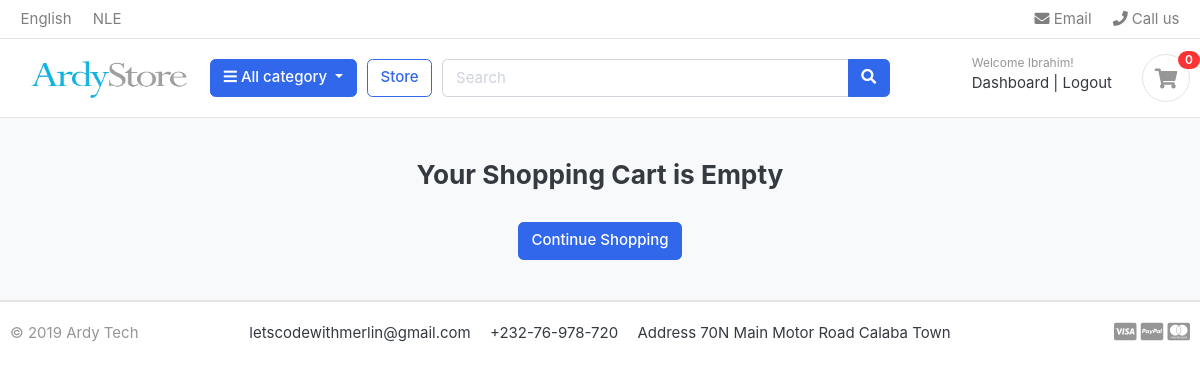
The app's page /cart/ (signed in), older data.
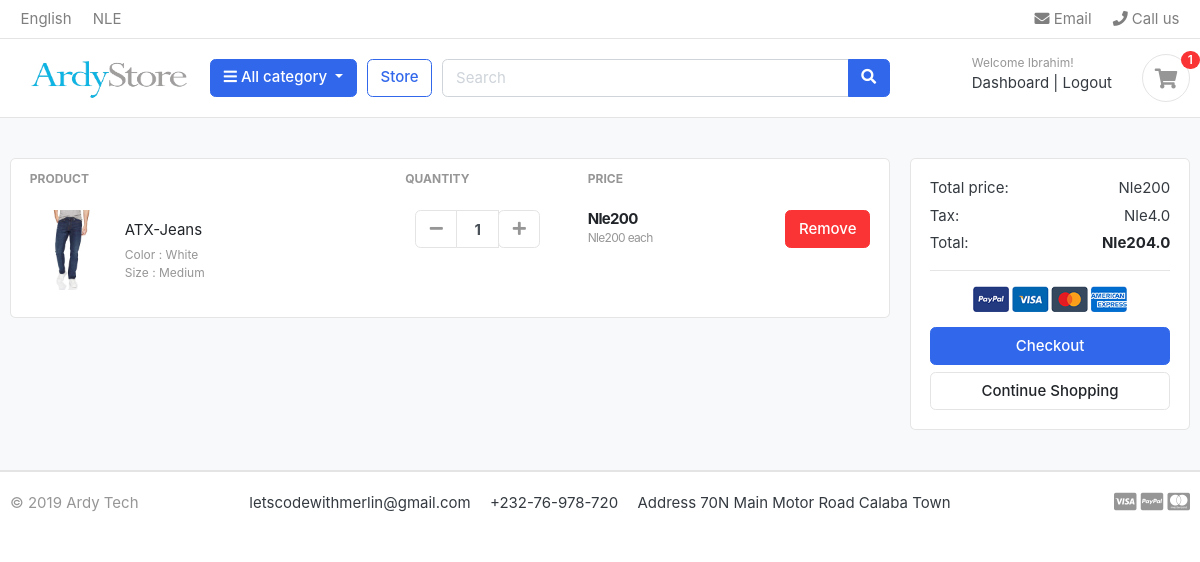
The same page, newer data.
### accounts/models.py (models this page shows, shortened)
class Account(AbstractBaseUser):
    first_name      = models.CharField(max_length=50)
    last_name       = models.CharField(max_length=50)
    username        = models.CharField(max_length=50, unique=True)
    email           = models.EmailField(max_length=100, unique=True)
    phone_number    = models.CharField(max_length=50)
    date_joined     = models.DateTimeField(auto_now_add=True)
    last_login      = models.DateTimeField(auto_now_add=True)
    is_admin        = models.BooleanField(default=False)
    is_staff        = models.BooleanField(default=False)
    is_active        = models.BooleanField(default=False)
    is_superadmin        = models.BooleanField(default=False)
    USERNAME_FIELD = 'email'
    REQUIRED_FIELDS = ['username', 'first_name', 'last_name']
    objects = MyAccountManager()

### carts/models.py (models this page shows, shortened)
class CartItem(models.Model):
    user = models.ForeignKey(Account, on_delete=models.CASCADE, null=True)
    product = models.ForeignKey(Product, on_delete=models.CASCADE)
    variations = models.ManyToManyField(Variation, blank=True)
    cart    = models.ForeignKey(Cart, on_delete=models.CASCADE, null=True)
    quantity = models.IntegerField()
    is_active = models.BooleanField(default=True)
    def sub_total(self):
        return self.product.price * self.quantity

### store/models.py (models this page shows, shortened)
class Product(models.Model):
    product_name = models.CharField(max_length=200, unique=True)
    slug         = models.SlugField(max_length=200, unique=True)
    description  = models.TextField(max_length=500, blank=True)
    price        = models.IntegerField()
    images       = models.ImageField(upload_to='photos/products')
    stock        = models.IntegerField()
    is_available = models.BooleanField(default=True)
    category     = models.ForeignKey(Category, on_delete=models.CASCADE)
    created_date = models.DateTimeField(auto_now_add=True)
    modified_date = models.DateTimeField(auto_now=True)
    def get_url(self):
        return reverse('product_detail', args=[self.category.slug, self.slug])

class Variation(models.Model):
    product = models.ForeignKey(Product, on_delete=models.CASCADE)
    variation_category = models.CharField(max_length=100, choices=variation_category_choice)
    variation_value     = models.CharField(max_length=100)
    is_active           = models.BooleanField(default=True)
    created_date        = models.DateTimeField(auto_now=True)
    objects = VariationManager()

### carts/views.py (the view)
# urls.py: path('', views.cart, name='cart'),
def cart(request, total=0, quantity=0, cart_items=None):
    try:
        tax = 0
        grand_total = 0
        if request.user.is_authenticated:
            cart_items = CartItem.objects.filter(user=request.user, is_active=True)
        else:
            cart = Cart.objects.get(cart_id=_cart_id(request))
            cart_items = CartItem.objects.filter(cart=cart, is_active=True)
        for cart_item in cart_items:
            total += (cart_item.product.price * cart_item.quantity)
            quantity += cart_item.quantity
        tax = (2 * total)/100
        grand_total = total + tax
    except ObjectDoesNotExist:
        pass #just ignore
    context = {
        'total': total,
        'quantity': quantity,
        'cart_items': cart_items,
        'tax': tax,
        "grand_total":grand_total
    }
    return render(request, 'store/cart.html',context)

### carts/context_processors.py (called while the page is built)
def counter(request):
    cart_count = 0
    if 'admin' in request.path:
        return {}
    else:
        try:
            cart = Cart.objects.filter(cart_id=_cart_id(request))
            if request.user.is_authenticated:
                cart_items = CartItem.objects.all().filter(user=request.user)
            else:
                cart_items = CartItem.objects.all().filter(cart=cart[:1])
            for cart_item in cart_items:
                cart_count += cart_item.quantity
        except Cart.DoesNotExist:
            cart_count = 0
    return dict(cart_count=cart_count)

### carts/views.py (called while the page is built)
def _cart_id(request):
    cart = request.session.session_key
    if not cart:
        cart = request.session.create()
    return cart

### category/context_processors.py (called while the page is built)
def menu_links(request):
    links = Category.objects.all()
    return dict(links=links)

### category/models.py (called while the page is built)
    def get_url(self):
        return reverse('products_by_category', args=[self.slug])

### templates/store/cart.html (shortened to what this page needs)
{% extends 'base.html' %}
{% load static %}
{% block content %}
<section class="section-content padding-y bg">
<div class="container">
{% if not cart_items %}
<h3 class="text-center">Your Shopping Cart is Empty</h3>
<br>
<div class="text-center">
    <a href="{% url 'store' %}" class="btn btn-primary">Continue Shopping</a>
</div>
{% else %}
<div class="row">
	<aside class="col-lg-9">
<div class="card">
<table class="table table-borderless table-shopping-cart">
<thead class="text-muted">
<tr class="small text-uppercase">
  <th scope="col">Product</th>
  <th scope="col" width="120">Quantity</th>
  <th scope="col" width="120">Price</th>
  <th scope="col" class="text-right" width="200"> </th>
</tr>
</thead>
<tbody>
    {% for cart_item in cart_items  %}
<tr>
	<td>
		<figure class="itemside align-items-center">
			<div class="aside"><img src="{{cart_item.product.images.url}}" class="img-sm"></div>
			<figcaption class="info">
				<a href="{{ cart_item.product.get_url }}" class="title text-dark">{{cart_item.product.product_name}}</a>
				<p class="text-muted small">
					{% if cart_item.variations.all %}
					{% for item in cart_item.variations.all %}
					{{ item.variation_category | capfirst }} : {{ item.variation_value | capfirst}} <br>
					{% endfor %}
					{% endif %}
				</p>
			</figcaption>
		</figure>
	</td>
	<td>
					<div class="col">
						<div class="input-group input-spinner">
							<div class="input-group-prepend">
							<a href="{% url 'remove_cart' cart_item.product.id cart_item.id %}" class="btn btn-light" type="button" id="button-plus"> <i class="fa fa-minus"></i> </a>
							</div>
							<input type="text" class="form-control"  value="{{cart_item.quantity}}">
							<div class="input-group-append">
								<form action="{% url 'add_cart' cart_item.product.id %}" method="post">
									<button  class="btn btn-light" type="submit" id="button-minus"> <i class="fa fa-plus"></i> </button>
								</form>
							</div>
						</div>
					</div>
	</td>
	<td>
		<div class="price-wrap">
			<var class="price">Nle{{cart_item.sub_total}}</var>
			<small class="text-muted"> Nle{{cart_item.product.price}} each </small>
		</div>
	</td>
	<td class="text-right">
	<a href="{% url 'remove_cart_item' cart_item.product.id cart_item.id %}" onclick="return confirm('Are you sure you want to deete this item?')" class="btn btn-danger"> Remove</a>
	</td>
</tr>
{% endfor %}
</tbody>
</table>
</div>
	</aside>
	<aside class="col-lg-3">
		<div class="card">
		<div class="card-body">
			<dl class="dlist-align">
			  <dt>Total price:</dt>
			  <dd class="text-right">Nle{{total}}</dd>
			</dl>
			<dl class="dlist-align">
			  <dt>Tax:</dt>
			  <dd class="text-right"> Nle{{tax}}</dd>
			</dl>
			<dl class="dlist-align">
			  <dt>Total:</dt>
			  <dd class="text-right text-dark b"><strong>Nle{{grand_total}}</strong></dd>
			</dl>
			<hr>
			<p class="text-center mb-3">
				<img src="{% static './images/misc/payments.png' %}" height="26">
			</p>
			<a href="{%url 'checkout' %}" class="btn btn-primary btn-block"> Checkout </a>
			<a href="{% url 'store' %}" class="btn btn-light btn-block">Continue Shopping</a>
		</div>
		</div>
</aside>
</div>
{% endif %}
</div>
</section>
{% endblock %}

### templates/base.html (shortened to what this page needs)
{% load static %}
<!DOCTYPE HTML>
<html lang="en">
<head>
<link href="{% static 'css/bootstrap.css' %}" rel="stylesheet" type="text/css"/>
<link href="{% static 'fonts/fontawesome/css/all.min.css' %}" type="text/css" rel="stylesheet">
<link href="{% static 'css/ui.css' %}" rel="stylesheet" type="text/css"/>
<link href="{% static 'css/responsive.css' %}" rel="stylesheet" media="only screen and (max-width: 1200px)" />
</head>
<body>
 {% include 'includes/navbar.html' %}
{% block content %}{% endblock %}
 {% include 'includes/footer.html' %}

### templates/includes/navbar.html (shortened to what this page needs)
{% load static %}
<header class="section-header">
<nav class="navbar p-md-0 navbar-expand-sm navbar-light border-bottom">
<div class="container">
  <div class="collapse navbar-collapse" id="navbarTop4">
    <ul class="navbar-nav mr-auto">
    	<li class="nav-item dropdown">
		 	<a href="#" class="nav-link">   English </a>
		</li>
		<li class="nav-item dropdown">
			<a href="#" class="nav-link"> NLE </a>
		</li>
    </ul>
    <ul class="navbar-nav">
		<li><a href="#" class="nav-link"> <i class="fa fa-envelope"></i> Email </a></li>
		<li><a href="#" class="nav-link"> <i class="fa fa-phone"></i> Call us </a></li>
	</ul>
  </div>
</div>
</nav>
<section class="header-main border-bottom">
	<div class="container">
<div class="row align-items-center">
	<div class="col-lg-2 col-md-3 col-6">
		<a href="{% url 'home' %}" class="brand-wrap">
			<img width="200px" height="120px" style="margin-top: -40px;margin-bottom: -40px;" src="{% static 'images/slogo.png' %}">
		</a>
	</div>
	<div class="col-lg col-sm col-md col-6 flex-grow-0">
		<div class="category-wrap dropdown d-inline-block float-right">
			<button type="button" class="btn btn-primary dropdown-toggle" data-toggle="dropdown">
				<i class="fa fa-bars"></i> All category
			</button>
		</div>
	</div>
	<a href="{% url 'store' %}" class="btn btn-outline-primary">Store</a>
	<div class="col-lg  col-md-6 col-sm-12 col">
		<form action="{% url 'search' %}" class="search" method="GET">
			<div class="input-group w-100">
			    <input type="text" class="form-control" style="width:60%;" name="keyword" placeholder="Search">
			    <div class="input-group-append">
			      <button class="btn btn-primary" type="submit">
			        <i class="fa fa-search"></i>
			      </button>
			    </div>
		    </div>
		</form>
	</div>
	<div class="col-lg-3 col-sm-6 col-8 order-2 order-lg-3">
        <div class="d-flex justify-content-end mb-3 mb-lg-0">
          {% if user.id is None %}
          <div class="widget-header">
            <small class="title text-muted">Welcome guest!</small>
            <div>
              <a href="{% url 'login' %}">Sign in</a> <span class="dark-transp"> | </span>
              <a href="{% url 'register' %}"> Register</a>
            </div>
          </div>
          {% else %}
          <div class="widget-header">
            <small class="title text-muted">Welcome {{user.first_name}}!</small>
            <div>
              <a href="{% url 'dashboard' %}">Dashboard</a> <span class="dark-transp"> | </span>
              <a href="{% url 'logout' %}"> Logout</a>
            </div>
          </div>
          {% endif %}
          <a href="{% url 'cart' %}" class="widget-header pl-3 ml-3">
            <div class="icon icon-sm rounded-circle border"><i class="fa fa-shopping-cart"></i></div>
            <span class="badge badge-pill badge-danger notify">{{cart_count}}</span>
          </a>
        </div>
      </div>
</div>
	</div>
</section>
</header>

### templates/includes/footer.html
<footer class="section-footer border-top">
	<div class="container">
		<section class="footer-bottom border-top row">
			<div class="col-md-2">
				<p class="text-muted"> &copy 2019 Ardy Tech </p>
			</div>
			<div class="col-md-8 text-md-center">
				<span  class="px-2">letscodewithmerlin@gmail.com</span>
				<span  class="px-2">+232-76-978-720</span>
				<span  class="px-2">Address 70N Main Motor Road Calaba Town</span>
			</div>
			<div class="col-md-2 text-md-right text-muted">
				<i class="fab fa-lg fa-cc-visa"></i>
				<i class="fab fa-lg fa-cc-paypal"></i>
				<i class="fab fa-lg fa-cc-mastercard"></i>
			</div>
		</section>
	</div>
</footer>

### static/css/ui.css (style rules this page uses)
html { font-family: "Inter", sans-serif; font-size: 15px; }
.price-wrap { letter-spacing: -0.7px; }
.icon-xs, .icon-sm, .icon-md, .icon-lg { display: inline-block; text-align: center; flex-shrink: 0; flex-grow: 0; }
.icon-sm { width: 48px; height: 48px; line-height: 48px !important; font-size: 20px; }
.img-xs, .img-sm, .img-md, .img-lg { -o-object-fit: cover; object-fit: cover; flex-shrink: 0; flex-grow: 0; }
.img-sm { width: 80px; height: 80px; }
.padding-y { padding-top: 40px; padding-bottom: 40px; }
var { font-style: normal; }
figure { margin-bottom: 0; }
.bg { background-color: #f8f9fa; }
.b { font-weight: 600; }
p:last-child { margin-bottom: 0; }
.header-main { position: relative; padding-top: 1rem; padding-bottom: 1rem; }
.widget-header { display: inline-block; vertical-align: middle; position: relative; }
.widget-header a { color: #343a40; }
.widget-header i { color: #969696; }
.widget-header .title { display: block; }
.widget-header .notify { position: absolute; top: -3px; right: -10px; }
.footer-bottom { padding-top: 20px; padding-bottom: 20px; }
.btn-light { background-color: #fff; border-color: #e4e4e4; }
.btn-light i { color: #969696; }
.itemside { position: relative; display: flex; width: 100%; }
.itemside .aside { position: relative; flex-shrink: 0; }
.itemside .info { padding-left: 15px; padding-right: 7px; }
.itemside p { margin-bottom: 0; }
.itemside .title { display: block; margin-bottom: 5px; color: #212529; }
[class*=dlist-] { margin-bottom: 5px; }
[class*=dlist-] dd { margin-bottom: 0; }
.dlist-align { display: flex; }
.dlist-align dt { width: 150px; word-wrap: break-word; font-weight: normal; }
.dlist-align dd { flex-grow: 1; }
.notify { position: absolute; top: -4px; right: -10px; display: inline-block; padding: 0.25em 0.6em; font-size: 12px; line-height: 1; text-align: center; border-radius: 3rem; color: #fff; background-color: #fa3434; }
.price { font-weight: 600; color: #212529; }
.input-spinner { width: 125px; flex-wrap: nowrap; display: inline-flex; vertical-align: middle; }
.input-spinner input.form-control { text-align: center; max-width: 46px; font-weight: bold; flex-basis: 46px; border-color: #e4e4e4; flex-grow: 0; }
.input-spinner .btn { width: 42px; text-align: center; padding-left: 0.5rem; padding-right: 0.5rem; }
.table-shopping-cart.table td, .table-shopping-cart.table th { padding-left: 1.25rem; padding-right: 1.25rem; }
.table-shopping-cart .price-wrap { line-height: 1.2; }
.table-shopping-cart .price { font-weight: bold; margin-right: 5px; display: block; }

Row changes from the older to the newer data that the page shows:
added CartItem: product.images (picture), product.product_name "ATX-Jeans", quantity "1", sub_total "200", product.price "200"
now on this page (row unchanged): Variation: variation_category "Color", variation_value "White"
now on this page (row unchanged): Variation: variation_category "Size", variation_value "Medium"
Text that changed along with them:
{{ cart_count }}: "0" → "1"
{{ total }}: (not shown) → "200"
{{ tax }}: (not shown) → "4.0"
{{ grand_total }}: (not shown) → "204.0"
text no longer shown: "Your Shopping Cart is Empty"
text now shown: "PRODUCT QUANTITY PRICE Total price: Nle Tax: Nle Total: Nle Checkout"
